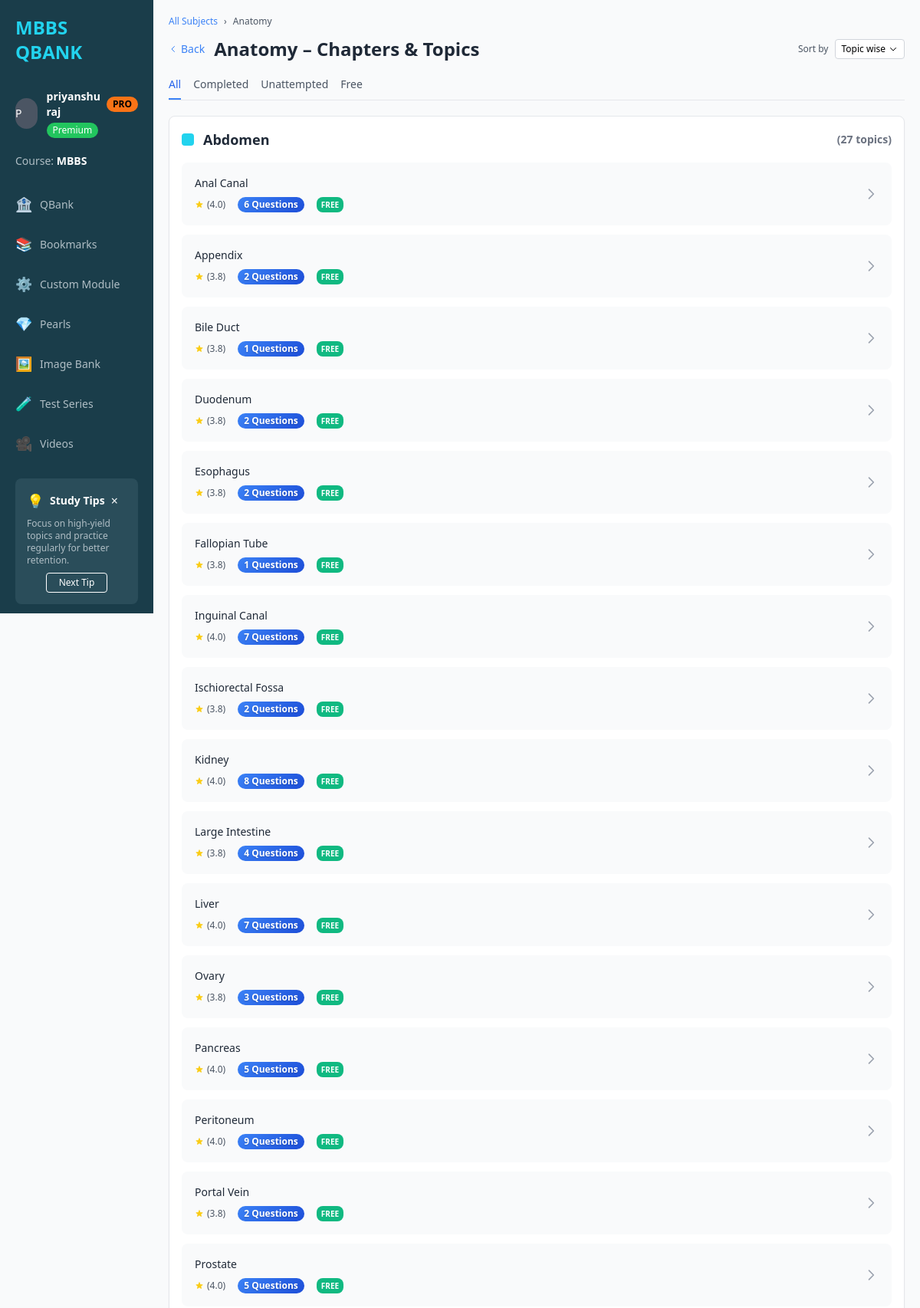
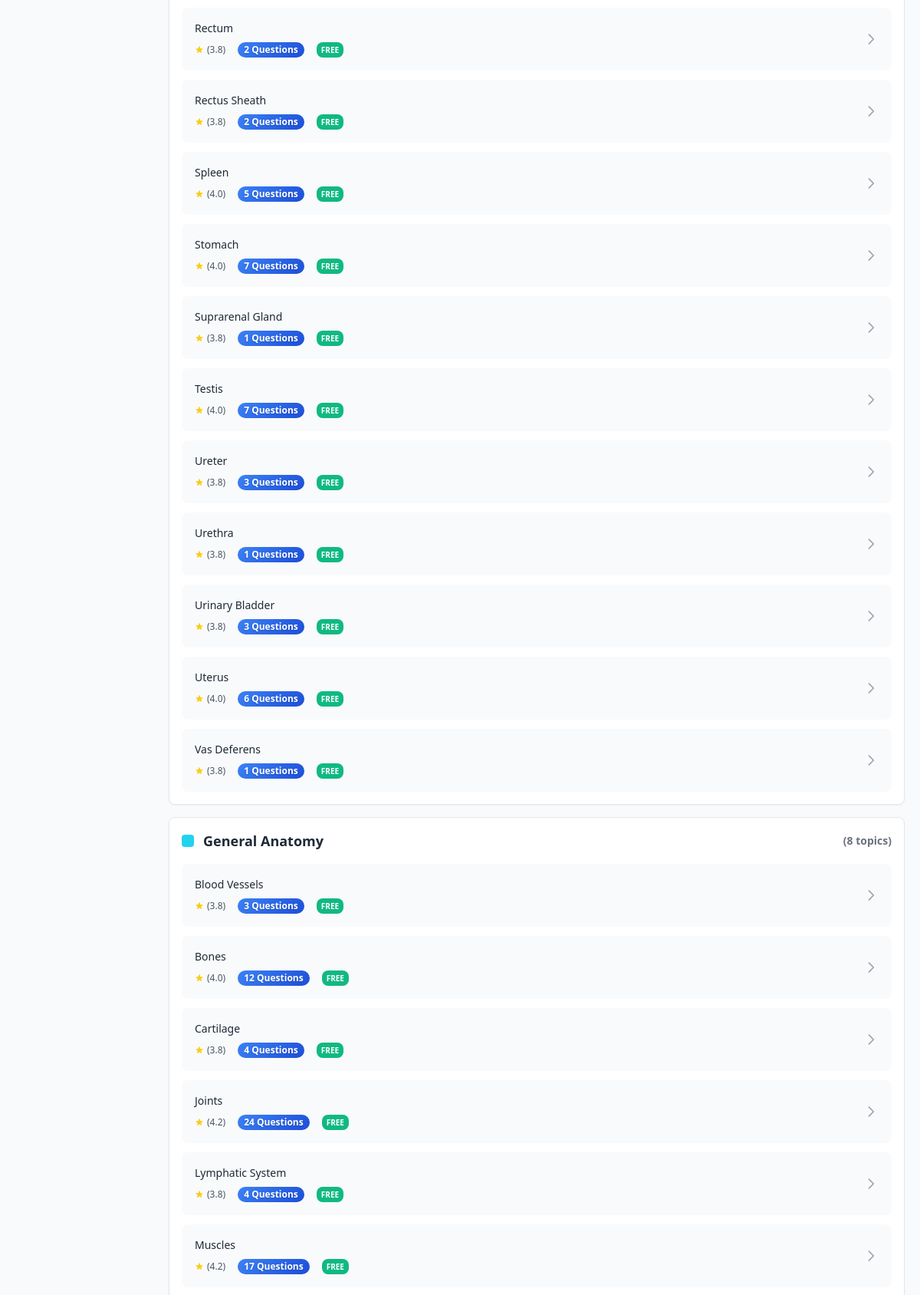
The page /subject/Anatomy (signed in, upper part) on the database its author committed (2 pictures, top to bottom).
### tables this page shows
CREATE TABLE "qbank" (
        id INTEGER PRIMARY KEY AUTOINCREMENT,
        subject TEXT,
        exam_type TEXT,
        year TEXT,
        category TEXT,
        chapter TEXT,
        topic TEXT,
        subtopic TEXT,
        question TEXT,
        answer TEXT
    , is_premium INTEGER DEFAULT 1);

### app.py (the view)
@app.route('/subject/<subject_name>')
def show_subject(subject_name):
    conn = get_db_connection()
    user_id = session.get('user_id')
    chapters = conn.execute(
        '''
        SELECT DISTINCT chapter
        FROM qbank
        WHERE LOWER(subject) = ? AND chapter != ""
        ORDER BY chapter
        ''',
        (subject_name.lower(),)
    ).fetchall()
    chapters_with_topics = []
    for row in chapters:
        chapter = row['chapter']
        topics = conn.execute(
            '''
            SELECT DISTINCT topic
            FROM qbank
            WHERE LOWER(subject) = ? AND chapter = ? AND topic != ""
            ORDER BY topic
            ''',
            (subject_name.lower(), chapter)
        ).fetchall()
        enhanced_topics = []
        for topic_row in topics:
            topic_name = topic_row['topic']
            question_count = get_question_count(conn, subject_name, topic_name)
            is_completed = is_topic_completed(conn, user_id, subject_name, topic_name)
            topic_requires_login = is_topic_login_required(subject_name, topic_name)
            show_lock = topic_requires_login and not user_id  # Only show lock if login required AND user not logged in
            if question_count >= 50:
                rating = 4.8
            elif question_count >= 30:
                rating = 4.5
            elif question_count >= 15:
                rating = 4.2
            elif question_count >= 5:
                rating = 4.0
            else:
                rating = 3.8
            if show_lock:
                status = 'LOGIN REQUIRED'
            else:
                status = 'FREE'
            topic_data = {
                'name': topic_name,
                'question_count': question_count,
                'rating': rating,
                'status': status,
                'completed': is_completed,
                'requires_login': show_lock  # This controls the lock icon
            }
            enhanced_topics.append(topic_data)
        chapters_with_topics.append({
            'chapter': chapter,
            'topics': enhanced_topics
        })
    conn.close()
    return render_template('subject_chapters.html',
                           subject=subject_name.title(),
                           chapters=chapters_with_topics)

### app.py (called while the page is built)
def get_db_connection():
    conn = sqlite3.connect(DB_FILE)
    conn.row_factory = sqlite3.Row
    return conn

def is_topic_login_required(subject, topic):
    conn = get_db_connection()
    try:
        result = conn.execute('''
            SELECT DISTINCT is_premium
            FROM qbank
            WHERE LOWER(subject) = ? AND LOWER(topic) = ?
            LIMIT 1
        ''', (subject.lower(), topic.lower())).fetchone()
        return result and result['is_premium'] == 1
    finally:
        conn.close()

def get_question_count(conn, subject_name, topic_name):
    result = conn.execute(
        'SELECT COUNT(*) as count FROM qbank WHERE LOWER(subject) = ? AND topic = ?',
        (subject_name.lower(), topic_name)
    ).fetchone()
    return result['count'] if result else 0

def is_topic_completed(conn, user_id, subject, topic):
    if not user_id:
        return False
    result = conn.execute(
        'SELECT id FROM topic_completion WHERE user_id = ? AND LOWER(subject) = ? AND topic = ?',
        (user_id, subject.lower(), topic)
    ).fetchone()
    return result is not None

### templates/subject_chapters.html (shortened to what this page needs)
<!DOCTYPE html>
<html lang="en">
<head>
    <script src="https://cdn.tailwindcss.com"></script>
</head>
<body class="bg-gray-50 min-h-screen flex">
    <nav class="sidebar text-white" role="navigation" aria-label="Main navigation">
        <div class="px-5 pb-8">
            <a href="{{ url_for('home') }}" class="text-2xl font-bold text-cyan-400 no-underline sidebar-brand">MBBS QBANK</a>
        </div>
        <div class="px-5 pb-5">
            <div class="flex items-center space-x-3">
                <div class="w-10 h-10 bg-gray-600 rounded-full flex items-center justify-content">
                    <span class="text-sm font-medium" aria-hidden="true">
                        {% if session.username %}
                            {{ session.username[0].upper() }}
                        {% else %}
                            S
                        {% endif %}
                    </span>
                </div>
                <div>
                    <div class="flex items-center space-x-2">
                        <span class="font-semibold text-sm">
                            {% if session.username %}
                                {{ session.username }}
                            {% else %}
                                Student
                            {% endif %}
                        </span>
                        <span class="bg-orange-500 text-black text-xs px-2 py-0.5 rounded-xl font-bold">PRO</span>
                    </div>
                    <div class="text-xs bg-green-500 text-white px-2 py-0.5 rounded-xl mt-1 inline-block">Premium</div>
                </div>
            </div>
        </div>
        <div class="px-5 pb-5">
            <div class="text-sm" style="color: #b0bec5;">Course: <strong class="text-white">MBBS</strong></div>
        </div>
        <div class="flex-1">
            <ul class="list-none">
                <li>
                    <a href="{{ url_for('home') }}" class="nav-item">
                        <span class="text-lg">🏦</span>
                        <span>QBank</span>
                    </a>
                </li>
                <li>
                    {% if session.user_id %}
                        <a href="{{ url_for('bookmarks') }}" class="nav-item">
                            <span class="text-lg">📚</span>
                            <span>Bookmarks</span>
                        </a>
                    {% else %}
                        <button class="nav-item w-full text-left">
                            <span class="text-lg">📚</span>
                            <span>Bookmarks</span>
                        </button>
                    {% endif %}
                </li>
                <li>
                    <button class="nav-item w-full text-left">
                        <span class="text-lg">⚙️</span>
                        <span>Custom Module</span>
                    </button>
                </li>
                <li>
                    <button class="nav-item w-full text-left">
                        <span class="text-lg">💎</span>
                        <span>Pearls</span>
                    </button>
                </li>
                <li>
                    <button class="nav-item w-full text-left">
                        <span class="text-lg">🖼️</span>
                        <span>Image Bank</span>
                    </button>
                </li>
                <li>
                    <button class="nav-item w-full text-left">
                        <span class="text-lg">🧪</span>
                        <span>Test Series</span>
                    </button>
                </li>
                <li>
                    <button class="nav-item w-full text-left">
                        <span class="text-lg">🎥</span>
                        <span>Videos</span>
                    </button>
                </li>
            </ul>
        </div>
        <div class="tips-section">
            <div class="flex items-center space-x-2 mb-2">
                <span class="text-lg">💡</span>
                <span class="font-bold text-sm text-white">Study Tips</span>
                <button class="ml-auto text-white text-base" aria-label="Close tip">×</button>
            </div>
            <p class="text-xs" style="color: #b0bec5; margin-bottom: 8px;">
                Focus on high-yield topics and practice regularly for better retention.
            </p>
            <div class="text-center">
                <button class="bg-transparent border border-white text-white py-1 px-4 rounded text-xs hover:bg-white hover:text-slate-800 transition-colors">
                    Next Tip
                </button>
            </div>
        </div>
    </nav>
    <main class="main-content flex-1 p-5" role="main">
        <nav class="flex items-center space-x-2 mb-3 text-xs text-gray-600" aria-label="Breadcrumb">
            <a href="{{ url_for('home') }}" class="text-blue-500 hover:underline">All Subjects</a>
            <span aria-hidden="true">›</span>
            <span>{{ subject }}</span>
        </nav>
        <div class="flex items-center justify-between mb-5">
            <div class="flex items-center space-x-3">
                <a href="{{ url_for('home') }}" class="text-blue-500 hover:text-blue-600 flex items-center" aria-label="Back to all subjects">
                    <svg class="w-3 h-3 mr-1" fill="none" stroke="currentColor" viewBox="0 0 24 24" aria-hidden="true">
                        <path stroke-linecap="round" stroke-linejoin="round" stroke-width="2" d="M15 19l-7-7 7-7"></path>
                    </svg>
                    <span class="text-sm">Back</span>
                </a>
                <h1 class="text-2xl font-bold text-gray-800">{{ subject }} – Chapters & Topics</h1>
            </div>
            <div class="flex items-center space-x-2">
                <span class="text-xs text-gray-600">Sort by</span>
                <div class="relative dropdown">
                    <button class="bg-white border border-gray-300 rounded px-2 py-1 text-xs flex items-center space-x-1" aria-haspopup="true" aria-expanded="false">
                        <span>Topic wise</span>
                        <svg class="w-3 h-3" fill="none" stroke="currentColor" viewBox="0 0 24 24" aria-hidden="true">
                            <path stroke-linecap="round" stroke-linejoin="round" stroke-width="2" d="M19 9l-7 7-7-7"></path>
                        </svg>
                    </button>
                </div>
            </div>
        </div>
        <div class="flex space-x-4 mb-5 border-b">
            <button class="pb-2 border-b-2 border-blue-500 text-blue-600 font-medium text-sm" aria-current="true">All</button>
            <button class="pb-2 border-b-2 border-transparent text-gray-600 hover:text-gray-800 text-sm">Completed</button>
            <button class="pb-2 border-b-2 border-transparent text-gray-600 hover:text-gray-800 text-sm">Unattempted</button>
            <button class="pb-2 border-b-2 border-transparent text-gray-600 hover:text-gray-800 text-sm">Free</button>
        </div>
        {% if chapters %}
            {% for chapter in chapters %}
                <div class="bg-white rounded-lg shadow-sm border border-gray-200 p-4 mb-4">
                    <h2 class="text-lg font-semibold text-gray-800 mb-4 flex items-center">
                        <div class="w-4 h-4 bg-cyan-400 rounded mr-3"></div>
                        {{ chapter.chapter }}
                        <span class="ml-auto text-sm text-gray-500">({{ chapter.topics|length }} topics)</span>
                    </h2>
                    <div class="space-y-3">
                        {% for topic in chapter.topics %}
                            <a href="{{ url_for('show_topic', subject_name=subject, topic_name=topic.name) }}"
                               class="block bg-gray-50 rounded-lg p-4 hover:bg-blue-50 hover:transform hover:translate-x-1 transition-all duration-300 border border-transparent hover:border-blue-200 {% if session.user_id and topic.completed %}topic-completed{% endif %}">
                                <div class="flex items-center space-x-4">
                                    <div class="flex-1 min-w-0">
                                        <h3 class="font-medium text-gray-800 text-sm mb-2">
                                            {% if topic.requires_login %}🔒{% endif %} {{ topic.name }}
                                        </h3>
                                        <div class="flex items-center space-x-4 text-xs">
                                            <div class="rating-display">
                                                <span class="text-gray-600">({{ topic.rating }})</span>
                                            </div>
                                            <span class="question-count">{{ topic.question_count }} Questions</span>
                                            <span class="status-badge {% if topic.status == 'PRO' %}status-pro{% else %}status-free{% endif %}">
                                                {{ topic.status }}
                                            </span>
                                        </div>
                                    </div>
                                    <div class="flex-shrink-0">
                                        <svg class="w-5 h-5 text-gray-400" fill="none" stroke="currentColor" viewBox="0 0 24 24">
                                            <path stroke-linecap="round" stroke-linejoin="round" stroke-width="2" d="M9 5l7 7-7 7"></path>
                                        </svg>
                                    </div>
                                </div>
                            </a>
                        {% endfor %}
                    </div>
                </div>
            {% endfor %}
        {% else %}
            <div class="bg-white rounded-lg shadow-sm border border-gray-200 p-8 text-center">
                <div class="text-6xl mb-4">📚</div>
                <h3 class="text-lg font-medium text-gray-800 mb-2">No chapters available</h3>
                <p class="text-gray-600 text-sm">No chapters found for {{ subject }}. Please check back later.</p>
            </div>
        {% endif %}
    </main>
</body>
</html>

### templates/subject_chapters.html (style rules this page uses)
.sidebar { position: fixed; top: 0; left: 0; width: 200px; height: 100vh; background-color: #1a3d4a; color: white; display: flex; flex-direction: column; overflow-y: auto; padding: 20px 0; }
.main-content { margin-left: 200px; }
.nav-item { transition: all 0.3s ease; padding: 12px 20px; cursor: pointer; color: #b0bec5; font-size: 14px; display: flex; align-items: center; gap: 10px; text-decoration: none; }
.tips-section { margin: 20px; background-color: #2a4d5a; border-radius: 8px; padding: 15px; font-size: 12px; }
.question-count { background: linear-gradient(135deg, #3b82f6 0%, #1d4ed8 100%); color: white; padding: 2px 8px; border-radius: 12px; font-size: 12px; font-weight: 600; text-shadow: 0 1px 2px rgba(0,0,0,0.2); }
.rating-display { display: flex; align-items: center; gap: 4px; }
.status-badge { font-size: 10px; font-weight: 600; padding: 2px 6px; border-radius: 8px; text-transform: uppercase; }
.status-free { background-color: #10b981; color: white; }

### rows shown on the page
qbank: name "Bile Duct", rating "3.8", question_count "1", status "FREE"
qbank: name "Fallopian Tube", rating "3.8", question_count "1", status "FREE"
qbank: name "Suprarenal Gland", rating "3.8", question_count "1", status "FREE"
qbank: name "Urethra", rating "3.8", question_count "1", status "FREE"
qbank: name "Vas Deferens", rating "3.8", question_count "1", status "FREE"

### other values the page prints
{{ session.username[0].upper() }} "P"
{{ session.username }} "priyanshu raj"
{{ subject }} "Anatomy"
{{ chapter.chapter }} "Abdomen" "General Anatomy"
{{ chapter.topics|length }} "27" "8"
{{ topic.name }} "Anal Canal" "Appendix" "Duodenum" "Esophagus" "Inguinal Canal" "Ischiorectal Fossa" "Kidney" "Large Intestine" "Liver" "Ovary" "Pancreas" "Peritoneum" "Portal Vein" "Prostate" "Rectum" "Rectus Sheath" "Spleen" "Stomach" "Testis" "Ureter" "Urinary Bladder" "Uterus" "Blood Vessels" "Bones" "Cartilage" "Joints" "Lymphatic System" "Muscles"
{{ topic.rating }} "4.0" "3.8" "3.8" "3.8" "4.0" "3.8" "4.0" "3.8" "4.0" "3.8" "4.0" "4.0" "3.8" "4.0" "3.8" "3.8" "4.0" "4.0" "4.0" "3.8" "3.8" "4.0" "3.8" "4.0" "3.8" "4.2" "3.8" "4.2"
{{ topic.question_count }} "6" "2" "2" "2" "7" "2" "8" "4" "7" "3" "5" "9" "2" "5" "2" "2" "5" "7" "7" "3" "3" "6" "3" "12" "4" "24" "4" "17"
{{ topic.status }} "FREE" "FREE" "FREE" "FREE" "FREE" "FREE" "FREE" "FREE" "FREE" "FREE" "FREE" "FREE" "FREE" "FREE" "FREE" "FREE" "FREE" "FREE" "FREE" "FREE" "FREE" "FREE" "FREE" "FREE" "FREE" "FREE" "FREE" "FREE"
